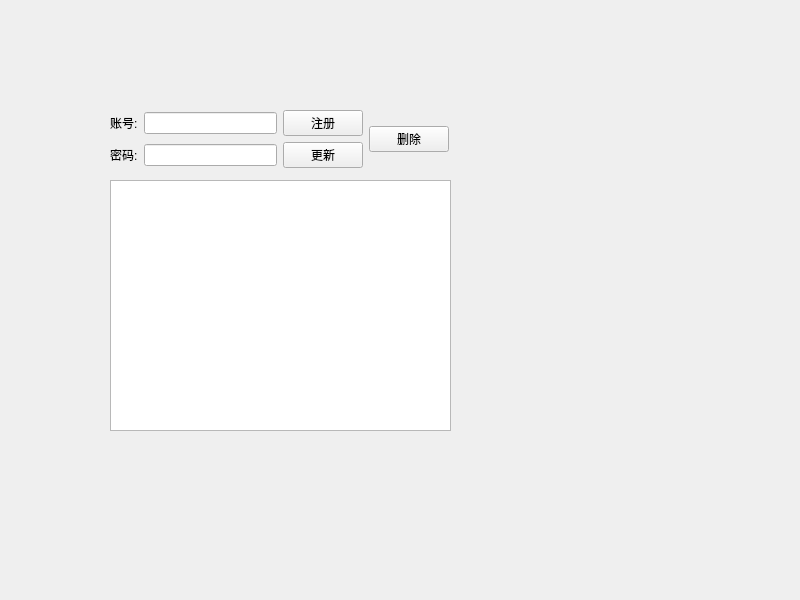
<?xml version="1.0" encoding="UTF-8"?>
<ui version="4.0">
 <class>Widget</class>
 <widget class="QWidget" name="Widget">
  <property name="geometry">
   <rect>
    <x>0</x>
    <y>0</y>
    <width>800</width>
    <height>600</height>
   </rect>
  </property>
  <property name="windowTitle">
   <string>信息管理软件</string>
  </property>
  <widget class="QTableView" name="tableView">
   <property name="geometry">
    <rect>
     <x>110</x>
     <y>180</y>
     <width>341</width>
     <height>251</height>
    </rect>
   </property>
   <attribute name="horizontalHeaderStretchLastSection">
    <bool>true</bool>
   </attribute>
  </widget>
  <widget class="QWidget" name="">
   <property name="geometry">
    <rect>
     <x>110</x>
     <y>110</y>
     <width>339</width>
     <height>58</height>
    </rect>
   </property>
   <layout class="QGridLayout" name="gridLayout">
    <item row="0" column="0">
     <layout class="QHBoxLayout" name="horizontalLayout">
      <item>
       <widget class="QLabel" name="label_usr">
        <property name="text">
         <string>账号:</string>
        </property>
       </widget>
      </item>
      <item>
       <widget class="QLineEdit" name="lineEdit_usr"/>
      </item>
     </layout>
    </item>
    <item row="0" column="1" rowspan="2">
     <layout class="QHBoxLayout" name="horizontalLayout_3">
      <item>
       <layout class="QVBoxLayout" name="verticalLayout">
        <item>
         <widget class="QPushButton" name="pushButton">
          <property name="text">
           <string>注册</string>
          </property>
         </widget>
        </item>
        <item>
         <widget class="QPushButton" name="pushButton_2">
          <property name="text">
           <string>更新</string>
          </property>
         </widget>
        </item>
       </layout>
      </item>
      <item>
       <widget class="QPushButton" name="pushButton_3">
        <property name="text">
         <string>删除</string>
        </property>
       </widget>
      </item>
     </layout>
    </item>
    <item row="1" column="0">
     <layout class="QHBoxLayout" name="horizontalLayout_2">
      <item>
       <widget class="QLabel" name="label_pw">
        <property name="text">
         <string>密码:</string>
        </property>
       </widget>
      </item>
      <item>
       <widget class="QLineEdit" name="lineEdit_pw"/>
      </item>
     </layout>
    </item>
   </layout>
  </widget>
 </widget>
 <resources/>
 <connections/>
</ui>
